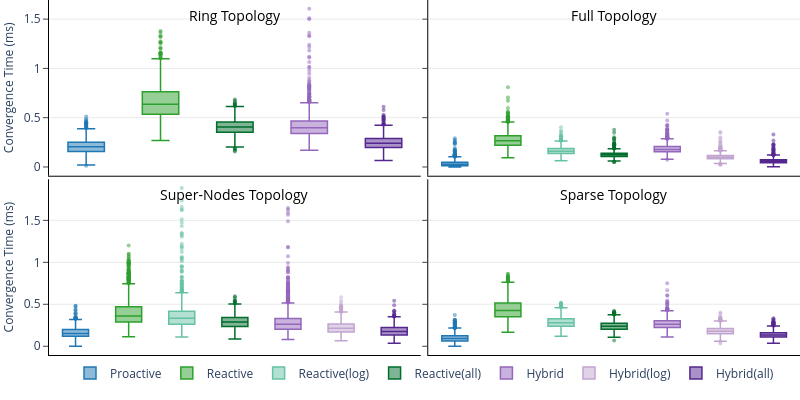

Source (notebook cell):
### Code cell
import plotly.graph_objects as go
from plotly.subplots import make_subplots


networks = ["ring", "full", "super_nodes", "sparse"]
strategies = ["push_one", "pull_one", "pull_log", "pull_full", 
              "pushpull_one", "pushpull_log", "pushpull_full"]

color_map = {
    "push_one": "#1f77b4",      # blue
    "pull_one": "#2ca02c",      # green
    "pull_log": "#66c2a5",      # lighter green
    "pull_full": "#006d2c",     # dark green
    "pushpull_one": "#9467bd",  # purple
    "pushpull_log": "#c2a5cf",  # light purple
    "pushpull_full": "#54278f"  # deep purple
}

legend_names = {
    "push_one": "Proactive",
    "pull_one": "Reactive",
    "pull_log": "Reactive(log)",
    "pull_full": "Reactive(all)",
    "pushpull_one": "Hybrid",
    "pushpull_log": "Hybrid(log)",
    "pushpull_full": "Hybrid(all)",
}

fig = make_subplots(
    rows=2, cols=2,
    shared_yaxes=True,
    horizontal_spacing=0.01,
    vertical_spacing=0.01
)

subplot_pos = {
    "ring": (1, 1),
    "full": (1, 2),
    "super_nodes": (2, 1),
    "sparse": (2, 2)
}

for network in networks:
    row, col = subplot_pos[network]

    for strategy in strategies:
        if network == "ring" and strategy in ["pull_log", "pushpull_log"]:
            continue

        all_runs_res = []
        for run in range(1, 6):
            all_runs_res += get_convergence_times(
                f"../benchmarks/exp_network_{network}_100_{strategy}_run{run}"
            )
        convergence_times_mikros = [v["time_difference(us)"] / 1000000 for v in all_runs_res]

        fig.add_trace(
            go.Box(
                y=convergence_times_mikros,
                name=legend_names[strategy],
                marker=dict(size=4, opacity=0.5, color=color_map[strategy]),
                showlegend=(network == "full"),  # legend only in top-right subplot
                line=dict(width=1.5),
            ),
            row=row, col=col
        )

    # Remove x-axis labels
    fig.update_xaxes(showticklabels=False, row=row, col=col)

    if col == 1:
        fig.update_yaxes(title_text="Convergence Time (ms)", row=row, col=col, title_font=dict(size=12))

    # Plot heading
    fig.add_annotation(
        text=network.replace("_", "-").title() + " Topology",
        xref=f"x{2 if (row,col) != (1,1) else ''} domain",
        yref=f"y{2 if (row,col) != (1,1) else ''} domain",
        x=0.5, y=0.98,  # centered near top
        showarrow=False,
        font=dict(size=14, color="black"),
        row=row, col=col
    ) 

# Layout tweaks
fig.update_layout(
    height=400, width=800,
    legend=dict(
        font=dict(size=12),
        orientation="h",
        y=-0.01,
        x=0.5,
        xanchor="center",
    ),
    margin=dict(l=0, r=0, t=0, b=45),
    paper_bgcolor="rgba(0,0,0,0)",
    plot_bgcolor="rgba(0,0,0,0)",
)
fig.update_xaxes(showline=True, linewidth=1, linecolor="black", ticks=None, tickfont=dict(size=12))
fig.update_yaxes(showline=True, linewidth=1, linecolor="black", ticks="outside", gridcolor="lightgray", gridwidth=0.5, tickfont=dict(size=12))

fig.write_image("./covergence_times.pdf", "pdf", width=800, height=400)
fig.show()

### Figure 1 — Plotly figure (JSON) as saved in the notebook; plotly's stock layout.template omitted (floating-point values rounded to 4 significant figures; data arrays with more than 128 entries replaced by an {"elided": "..."} marker saying what was removed)
{"data": [{"line": {"width": 1.5}, "marker": {"color": "#1f77b4", "opacity": 0.5, "size": 4}, "name": "Proactive", "showlegend": false, "type": "box", "xaxis": "x", "y": {"elided": "1500 float values"}, "yaxis": "y"}, {"line": {"width": 1.5}, "marker": {"color": "#2ca02c", "opacity": 0.5, "size": 4}, "name": "Reactive", "showlegend": false, "type": "box", "xaxis": "x", "y": {"elided": "1500 float values"}, "yaxis": "y"}, {"line": {"width": 1.5}, "marker": {"color": "#006d2c", "opacity": 0.5, "size": 4}, "name": "Reactive(all)", "showlegend": false, "type": "box", "xaxis": "x", "y": {"elided": "1500 float values"}, "yaxis": "y"}, {"line": {"width": 1.5}, "marker": {"color": "#9467bd", "opacity": 0.5, "size": 4}, "name": "Hybrid", "showlegend": false, "type": "box", "xaxis": "x", "y": {"elided": "1500 float values"}, "yaxis": "y"}, {"line": {"width": 1.5}, "marker": {"color": "#54278f", "opacity": 0.5, "size": 4}, "name": "Hybrid(all)", "showlegend": false, "type": "box", "xaxis": "x", "y": {"elided": "1500 float values"}, "yaxis": "y"}, {"line": {"width": 1.5}, "marker": {"color": "#1f77b4", "opacity": 0.5, "size": 4}, "name": "Proactive", "showlegend": true, "type": "box", "xaxis": "x2", "y": {"elided": "1500 float values"}, "yaxis": "y2"}, {"line": {"width": 1.5}, "marker": {"color": "#2ca02c", "opacity": 0.5, "size": 4}, "name": "Reactive", "showlegend": true, "type": "box", "xaxis": "x2", "y": {"elided": "1500 float values"}, "yaxis": "y2"}, {"line": {"width": 1.5}, "marker": {"color": "#66c2a5", "opacity": 0.5, "size": 4}, "name": "Reactive(log)", "showlegend": true, "type": "box", "xaxis": "x2", "y": {"elided": "1500 float values"}, "yaxis": "y2"}, {"line": {"width": 1.5}, "marker": {"color": "#006d2c", "opacity": 0.5, "size": 4}, "name": "Reactive(all)", "showlegend": true, "type": "box", "xaxis": "x2", "y": {"elided": "1500 float values"}, "yaxis": "y2"}, {"line": {"width": 1.5}, "marker": {"color": "#9467bd", "opacity": 0.5, "size": 4}, "name": "Hybrid", "showlegend": true, "type": "box", "xaxis": "x2", "y": {"elided": "1500 float values"}, "yaxis": "y2"}, {"line": {"width": 1.5}, "marker": {"color": "#c2a5cf", "opacity": 0.5, "size": 4}, "name": "Hybrid(log)", "showlegend": true, "type": "box", "xaxis": "x2", "y": {"elided": "1500 float values"}, "yaxis": "y2"}, {"line": {"width": 1.5}, "marker": {"color": "#54278f", "opacity": 0.5, "size": 4}, "name": "Hybrid(all)", "showlegend": true, "type": "box", "xaxis": "x2", "y": {"elided": "1500 float values"}, "yaxis": "y2"}, {"line": {"width": 1.5}, "marker": {"color": "#1f77b4", "opacity": 0.5, "size": 4}, "name": "Proactive", "showlegend": false, "type": "box", "xaxis": "x3", "y": {"elided": "1500 float values"}, "yaxis": "y3"}, {"line": {"width": 1.5}, "marker": {"color": "#2ca02c", "opacity": 0.5, "size": 4}, "name": "Reactive", "showlegend": false, "type": "box", "xaxis": "x3", "y": {"elided": "1500 float values"}, "yaxis": "y3"}, {"line": {"width": 1.5}, "marker": {"color": "#66c2a5", "opacity": 0.5, "size": 4}, "name": "Reactive(log)", "showlegend": false, "type": "box", "xaxis": "x3", "y": {"elided": "1500 float values"}, "yaxis": "y3"}, {"line": {"width": 1.5}, "marker": {"color": "#006d2c", "opacity": 0.5, "size": 4}, "name": "Reactive(all)", "showlegend": false, "type": "box", "xaxis": "x3", "y": {"elided": "1500 float values"}, "yaxis": "y3"}, {"line": {"width": 1.5}, "marker": {"color": "#9467bd", "opacity": 0.5, "size": 4}, "name": "Hybrid", "showlegend": false, "type": "box", "xaxis": "x3", "y": {"elided": "1500 float values"}, "yaxis": "y3"}, {"line": {"width": 1.5}, "marker": {"color": "#c2a5cf", "opacity": 0.5, "size": 4}, "name": "Hybrid(log)", "showlegend": false, "type": "box", "xaxis": "x3", "y": {"elided": "1500 float values"}, "yaxis": "y3"}, {"line": {"width": 1.5}, "marker": {"color": "#54278f", "opacity": 0.5, "size": 4}, "name": "Hybrid(all)", "showlegend": false, "type": "box", "xaxis": "x3", "y": {"elided": "1500 float values"}, "yaxis": "y3"}, {"line": {"width": 1.5}, "marker": {"color": "#1f77b4", "opacity": 0.5, "size": 4}, "name": "Proactive", "showlegend": false, "type": "box", "xaxis": "x4", "y": {"elided": "1500 float values"}, "yaxis": "y4"}, {"line": {"width": 1.5}, "marker": {"color": "#2ca02c", "opacity": 0.5, "size": 4}, "name": "Reactive", "showlegend": false, "type": "box", "xaxis": "x4", "y": {"elided": "1500 float values"}, "yaxis": "y4"}, {"line": {"width": 1.5}, "marker": {"color": "#66c2a5", "opacity": 0.5, "size": 4}, "name": "Reactive(log)", "showlegend": false, "type": "box", "xaxis": "x4", "y": {"elided": "1500 float values"}, "yaxis": "y4"}, {"line": {"width": 1.5}, "marker": {"color": "#006d2c", "opacity": 0.5, "size": 4}, "name": "Reactive(all)", "showlegend": false, "type": "box", "xaxis": "x4", "y": {"elided": "1500 float values"}, "yaxis": "y4"}, {"line": {"width": 1.5}, "marker": {"color": "#9467bd", "opacity": 0.5, "size": 4}, "name": "Hybrid", "showlegend": false, "type": "box", "xaxis": "x4", "y": {"elided": "1500 float values"}, "yaxis": "y4"}, {"line": {"width": 1.5}, "marker": {"color": "#c2a5cf", "opacity": 0.5, "size": 4}, "name": "Hybrid(log)", "showlegend": false, "type": "box", "xaxis": "x4", "y": {"elided": "1500 float values"}, "yaxis": "y4"}, {"line": {"width": 1.5}, "marker": {"color": "#54278f", "opacity": 0.5, "size": 4}, "name": "Hybrid(all)", "showlegend": false, "type": "box", "xaxis": "x4", "y": {"elided": "1500 float values"}, "yaxis": "y4"}], "layout": {"annotations": [{"font": {"color": "black", "size": 14}, "showarrow": false, "text": "Ring Topology", "x": 0.5, "xref": "x domain", "y": 0.98, "yref": "y domain"}, {"font": {"color": "black", "size": 14}, "showarrow": false, "text": "Full Topology", "x": 0.5, "xref": "x2 domain", "y": 0.98, "yref": "y2 domain"}, {"font": {"color": "black", "size": 14}, "showarrow": false, "text": "Super-Nodes Topology", "x": 0.5, "xref": "x3 domain", "y": 0.98, "yref": "y3 domain"}, {"font": {"color": "black", "size": 14}, "showarrow": false, "text": "Sparse Topology", "x": 0.5, "xref": "x4 domain", "y": 0.98, "yref": "y4 domain"}], "height": 400, "legend": {"font": {"size": 12}, "orientation": "h", "x": 0.5, "xanchor": "center", "y": -0.01}, "margin": {"b": 45, "l": 0, "r": 0, "t": 0}, "paper_bgcolor": "rgba(0,0,0,0)", "plot_bgcolor": "rgba(0,0,0,0)", "width": 800, "xaxis": {"anchor": "y", "domain": [0, 0.495], "linecolor": "black", "linewidth": 1, "showline": true, "showticklabels": false, "tickfont": {"size": 12}}, "xaxis2": {"anchor": "y2", "domain": [0.505, 1], "linecolor": "black", "linewidth": 1, "showline": true, "showticklabels": false, "tickfont": {"size": 12}}, "xaxis3": {"anchor": "y3", "domain": [0, 0.495], "linecolor": "black", "linewidth": 1, "showline": true, "showticklabels": false, "tickfont": {"size": 12}}, "xaxis4": {"anchor": "y4", "domain": [0.505, 1], "linecolor": "black", "linewidth": 1, "showline": true, "showticklabels": false, "tickfont": {"size": 12}}, "yaxis": {"anchor": "x", "domain": [0.505, 1], "gridcolor": "lightgray", "gridwidth": 0.5, "linecolor": "black", "linewidth": 1, "showline": true, "tickfont": {"size": 12}, "ticks": "outside", "title": {"font": {"size": 12}, "text": "Convergence Time (ms)"}}, "yaxis2": {"anchor": "x2", "domain": [0.505, 1], "gridcolor": "lightgray", "gridwidth": 0.5, "linecolor": "black", "linewidth": 1, "matches": "y", "showline": true, "showticklabels": false, "tickfont": {"size": 12}, "ticks": "outside"}, "yaxis3": {"anchor": "x3", "domain": [0, 0.495], "gridcolor": "lightgray", "gridwidth": 0.5, "linecolor": "black", "linewidth": 1, "showline": true, "tickfont": {"size": 12}, "ticks": "outside", "title": {"font": {"size": 12}, "text": "Convergence Time (ms)"}}, "yaxis4": {"anchor": "x4", "domain": [0, 0.495], "gridcolor": "lightgray", "gridwidth": 0.5, "linecolor": "black", "linewidth": 1, "matches": "y3", "showline": true, "showticklabels": false, "tickfont": {"size": 12}, "ticks": "outside"}}}
